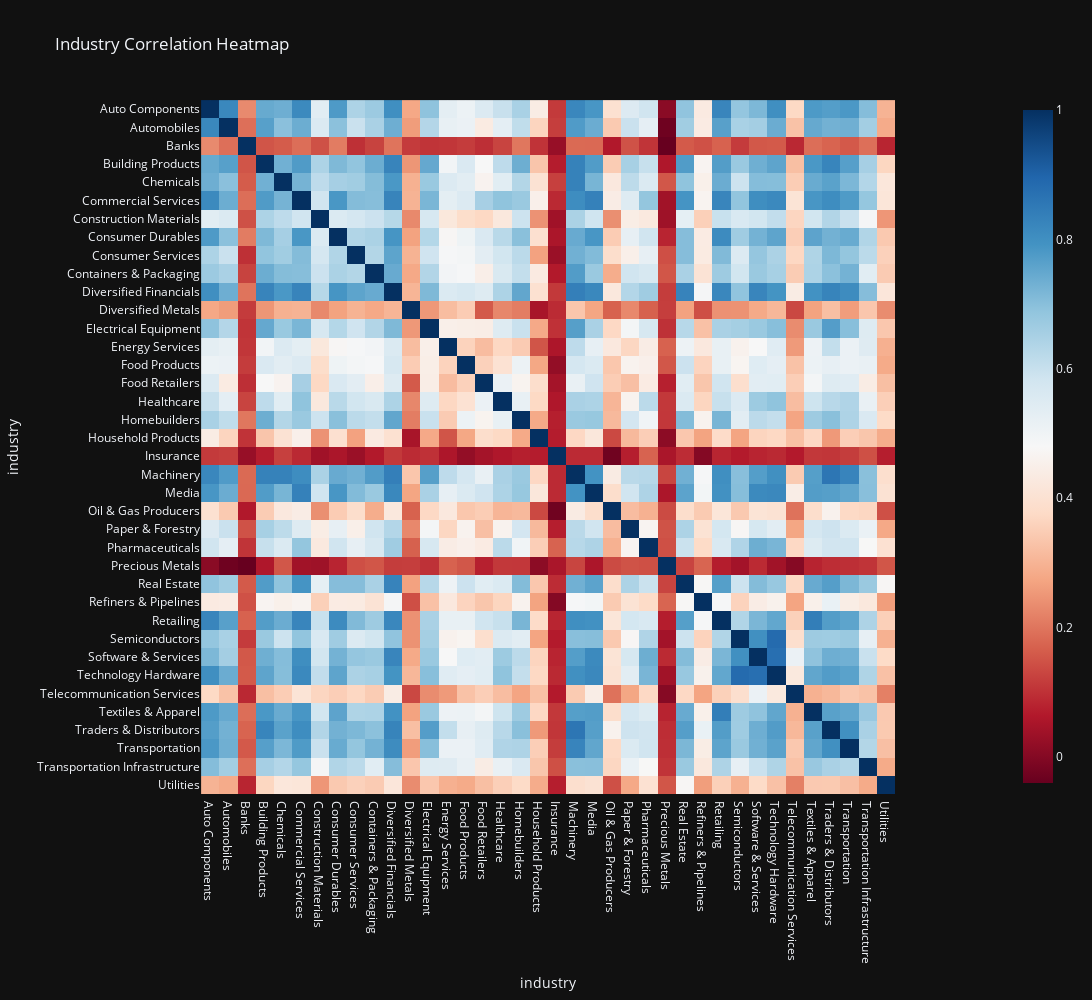

Source (notebook cell):
### Code cell
# Create the heatmap
fig = px.imshow(correlation_matrix,
                # labels=dict(x="Industry", y="Industry", color="Correlation"),
                x=correlation_matrix.columns,
                y=correlation_matrix.index,
                color_continuous_scale="RdBu",
                title="Industry Correlation Heatmap")

fig.layout.height = 1000
fig.layout.width = 1250

# Show the figure
fig.show()

### Figure 1 — Plotly figure (JSON) as saved in the notebook; plotly's stock layout.template omitted (floating-point values rounded to 4 significant figures; data arrays with more than 128 entries replaced by an {"elided": "..."} marker saying what was removed)
{"data": [{"coloraxis": "coloraxis", "name": "0", "x": ["Auto Components", "Automobiles", "Banks", "Building Products", "Chemicals", "Commercial Services", "Construction Materials", "Consumer Durables", "Consumer Services", "Containers & Packaging", "Diversified Financials", "Diversified Metals", "Electrical Equipment", "Energy Services", "Food Products", "Food Retailers", "Healthcare", "Homebuilders", "Household Products", "Insurance", "Machinery", "Media", "Oil & Gas Producers", "Paper & Forestry", "Pharmaceuticals", "Precious Metals", "Real Estate", "Refiners & Pipelines", "Retailing", "Semiconductors", "Software & Services", "Technology Hardware", "Telecommunication Services", "Textiles & Apparel", "Traders & Distributors", "Transportation", "Transportation Infrastructure", "Utilities"], "y": ["Auto Components", "Automobiles", "Banks", "Building Products", "Chemicals", "Commercial Services", "Construction Materials", "Consumer Durables", "Consumer Services", "Containers & Packaging", "Diversified Financials", "Diversified Metals", "Electrical Equipment", "Energy Services", "Food Products", "Food Retailers", "Healthcare", "Homebuilders", "Household Products", "Insurance", "Machinery", "Media", "Oil & Gas Producers", "Paper & Forestry", "Pharmaceuticals", "Precious Metals", "Real Estate", "Refiners & Pipelines", "Retailing", "Semiconductors", "Software & Services", "Technology Hardware", "Telecommunication Services", "Textiles & Apparel", "Traders & Distributors", "Transportation", "Transportation Infrastructure", "Utilities"], "z": {"elided": "38x38 float values"}, "type": "heatmap", "xaxis": "x", "yaxis": "y", "hovertemplate": "industry: %{x}<br>industry: %{y}<br>color: %{z}<extra></extra>"}], "layout": {"xaxis": {"anchor": "y", "domain": [0.0, 1.0], "scaleanchor": "y", "constrain": "domain", "title": {"text": "industry"}}, "yaxis": {"anchor": "x", "domain": [0.0, 1.0], "autorange": "reversed", "constrain": "domain", "title": {"text": "industry"}}, "coloraxis": {"colorscale": [[0.0, "rgb(103,0,31)"], [0.1, "rgb(178,24,43)"], [0.2, "rgb(214,96,77)"], [0.3, "rgb(244,165,130)"], [0.4, "rgb(253,219,199)"], [0.5, "rgb(247,247,247)"], [0.6, "rgb(209,229,240)"], [0.7, "rgb(146,197,222)"], [0.8, "rgb(67,147,195)"], [0.9, "rgb(33,102,172)"], [1.0, "rgb(5,48,97)"]]}, "title": {"text": "Industry Correlation Heatmap"}, "height": 1000, "width": 1250}}
